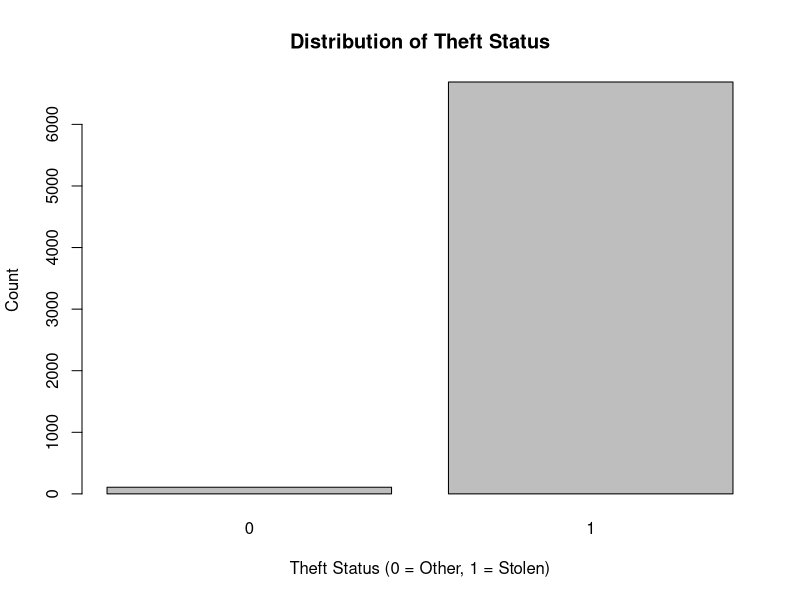
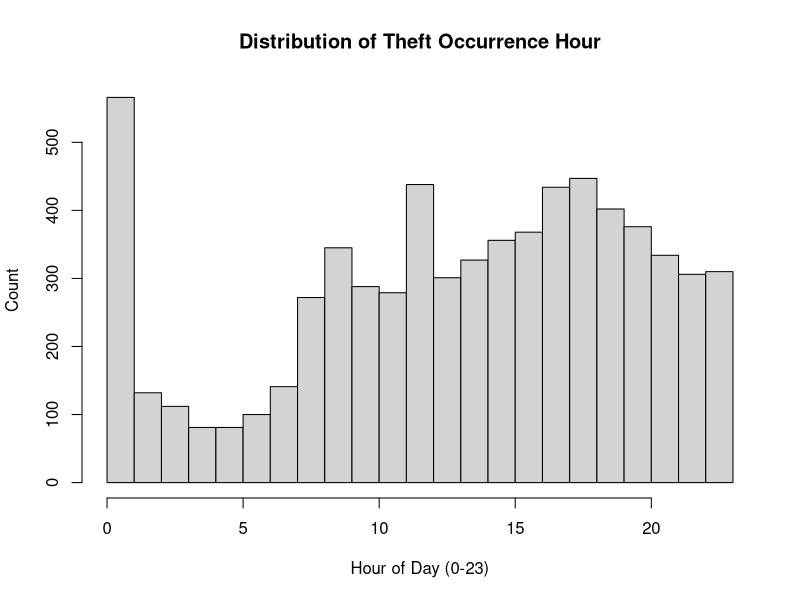
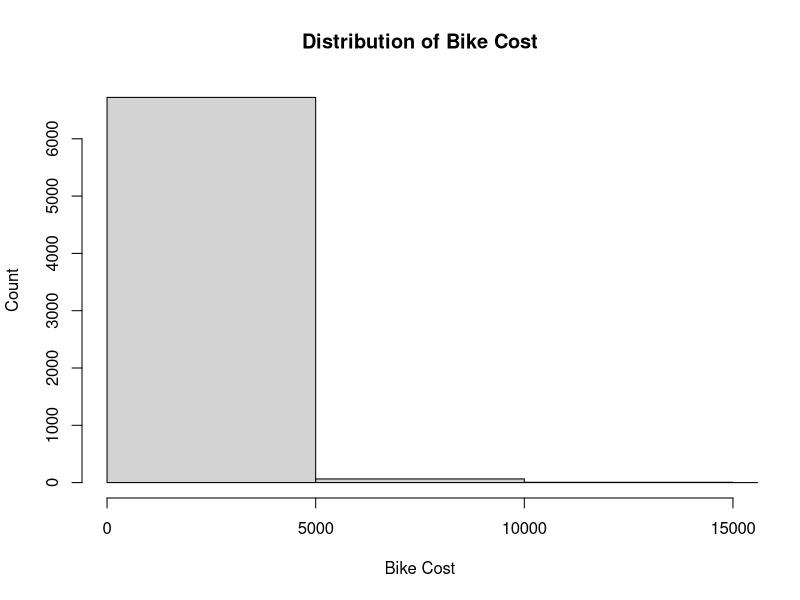
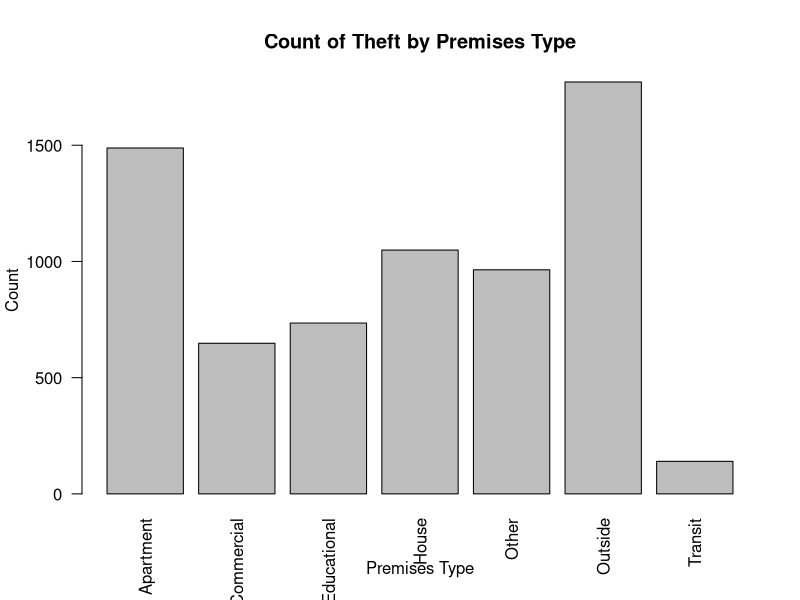
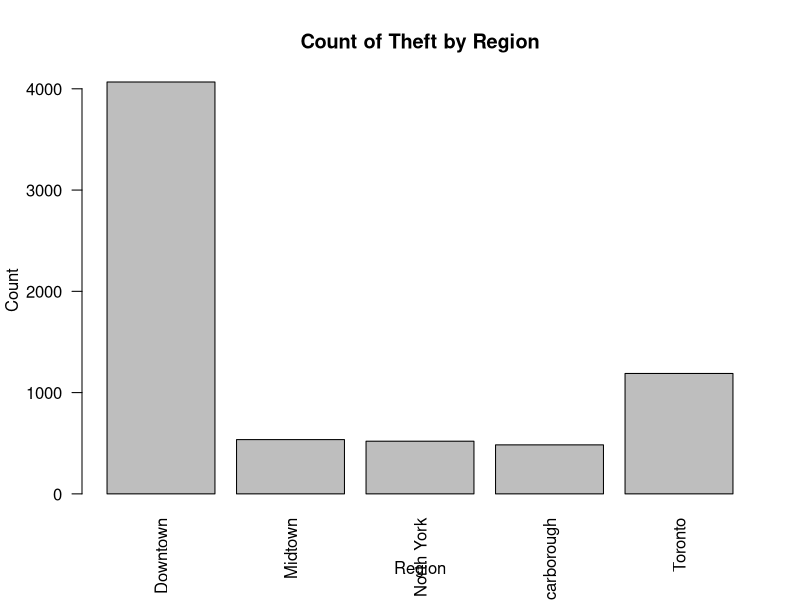

Recreate these plots in R, in order.
#### Preamble ####
# Purpose: Models... [...UPDATE THIS...]
# Author: Rohan Alexander [...UPDATE THIS...]
# Date: 11 February 2023 [...UPDATE THIS...]
# Contact: rohan.alexander@utoronto.ca [...UPDATE THIS...]
# License: MIT
# Pre-requisites: [...UPDATE THIS...]
# Any other information needed? [...UPDATE THIS...]


# Load necessary libraries
library(ggplot2)
library(dplyr)

# Step 1: Load analysis data
analysis_data <- read.csv("data/02-analysis_data/analysis_data.csv")

# Step 2: Summary statistics
summary_stats <- summary(analysis_data)
#print(summary_stats)

# Step 3: Plot Theft_Status distribution
barplot(table(analysis_data$Theft_Status),
        main = "Distribution of Theft Status",
        xlab = "Theft Status (0 = Other, 1 = Stolen)",
        ylab = "Count")

# Step 4: Plot Occurrence_Hour distribution
hist(analysis_data$Occurrence_Hour,
     main = "Distribution of Theft Occurrence Hour",
     xlab = "Hour of Day (0-23)",
     ylab = "Count",
     breaks = 24)

# Step 5: Plot Bike_Cost distribution
hist(analysis_data$Bike_Cost,
     main = "Distribution of Bike Cost",
     xlab = "Bike Cost",
     ylab = "Count",
     breaks = 20,
     xlim = c(0, 15000))

# Step 6: Count by Premises_Type
barplot(table(analysis_data$Premises_Type),
        main = "Count of Theft by Premises Type",
        xlab = "Premises Type",
        ylab = "Count",
        las = 2)

# Step 7: Count by Region
barplot(table(analysis_data$Region),
        main = "Count of Theft by Region",
        xlab = "Region",
        ylab = "Count",
        las = 2)
